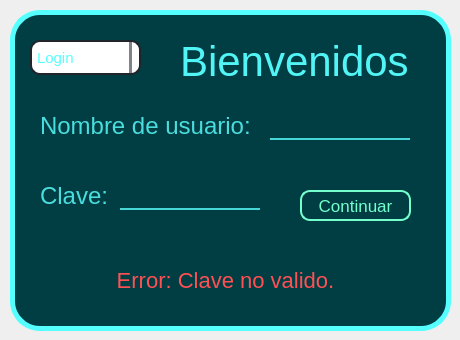
<?xml version="1.0" encoding="UTF-8"?>
<ui version="4.0">
 <class>Form</class>
 <widget class="QWidget" name="Form">
  <property name="geometry">
   <rect>
    <x>0</x>
    <y>0</y>
    <width>460</width>
    <height>340</height>
   </rect>
  </property>
  <property name="windowTitle">
   <string>Login</string>
  </property>
  <property name="styleSheet">
   <string notr="true">/* Fondo */

QFrame#fr_fondo {
	background: rgb(0, 62, 68);
	border: 5px solid rgb(85, 255, 255);
	border-radius: 30px;
}

/* Combobox */

QComboBox{
    font: 15px arial;
    color: #55ffff;
	background-color: rgba(27, 29, 35, .5);
	border-radius: 10px;
	border: 2px solid rgb(33, 37, 43);
	padding: 5px;
}
QComboBox:hover{
	border: 2px solid rgb(64, 71, 88);
}

QComboBox::drop-down {
	subcontrol-origin: padding;
	subcontrol-position: top right;
	width: 7px; 
	
    border-left-width: 3px;
	border-left-color: rgba(39, 44, 54, 150);
	border-left-style: solid;
	border-top-right-radius: 3px;
	border-bottom-right-radius: 3px;	

    background-position: center;
	background-repeat: no-reperat;
}

QComboBox QAbstractItemView {
	color: rgba(85, 255, 238, 0.8);	
	background-color: rgb(33, 37, 43);
	padding: 10px;
	selection-background-color: rgb(39, 44, 54);
}

/* Labels */

QLabel#lbl_bienvenida {
	font: 42px arial;
	color: rgb(82, 245, 245);
}

QLabel#lbl_usuario, QLabel#lbl_clave {
	font: 24px arial;
	color: rgb(74, 221, 221);
}

QLabel#lbl_alerta {
	font: 22px arial;
	color: rgb(255, 80, 83);
	border: 1px solid rgba(255, 255, 255, .15);
	border-radius: 20px;
/*rgb(0, 204, 0)*/
}

/* QLineEdit */

QLineEdit{
	background: transparent;
	border: none;
	border-bottom: 2px solid rgb(71, 213, 213);
	font-family: arial;
	font-size: 18px;
	color: rgb(107, 255, 211);
}

/* QPushButton */

QPushButton#btn_continuar {
	font: 17px arial;
	color: rgb(116, 255, 204);
	border: 2px solid rgb(116, 255, 204);
	border-radius: 10px;
}

QPushButton#btn_continuar:hover {
	background: rgb(116, 255, 204);
	color: rgb(0, 62, 68);
}

QPushButton#btn_continuar:pressed {
	padding-left: 10px;
}

/** Author: Francisco Velez */
</string>
  </property>
  <widget class="QFrame" name="fr_fondo">
   <property name="geometry">
    <rect>
     <x>10</x>
     <y>10</y>
     <width>441</width>
     <height>321</height>
    </rect>
   </property>
   <property name="frameShape">
    <enum>QFrame::StyledPanel</enum>
   </property>
   <property name="frameShadow">
    <enum>QFrame::Raised</enum>
   </property>
   <widget class="QComboBox" name="cb_menu">
    <property name="geometry">
     <rect>
      <x>20</x>
      <y>30</y>
      <width>111</width>
      <height>35</height>
     </rect>
    </property>
    <item>
     <property name="text">
      <string>Login</string>
     </property>
    </item>
    <item>
     <property name="text">
      <string>Crear Cuenta</string>
     </property>
    </item>
    <item>
     <property name="text">
      <string>Author</string>
     </property>
    </item>
    <item>
     <property name="text">
      <string>Salir</string>
     </property>
    </item>
   </widget>
   <widget class="QLabel" name="lbl_bienvenida">
    <property name="geometry">
     <rect>
      <x>170</x>
      <y>30</y>
      <width>231</width>
      <height>41</height>
     </rect>
    </property>
    <property name="text">
     <string>Bienvenidos</string>
    </property>
   </widget>
   <widget class="QLabel" name="lbl_usuario">
    <property name="geometry">
     <rect>
      <x>30</x>
      <y>100</y>
      <width>221</width>
      <height>31</height>
     </rect>
    </property>
    <property name="text">
     <string>Nombre de usuario: </string>
    </property>
   </widget>
   <widget class="QLabel" name="lbl_clave">
    <property name="geometry">
     <rect>
      <x>30</x>
      <y>170</y>
      <width>71</width>
      <height>31</height>
     </rect>
    </property>
    <property name="text">
     <string>Clave:</string>
    </property>
   </widget>
   <widget class="QLabel" name="lbl_alerta">
    <property name="geometry">
     <rect>
      <x>30</x>
      <y>250</y>
      <width>371</width>
      <height>41</height>
     </rect>
    </property>
    <property name="text">
     <string>Error: Clave no valido.</string>
    </property>
    <property name="alignment">
     <set>Qt::AlignCenter</set>
    </property>
   </widget>
   <widget class="QLineEdit" name="le_usuario">
    <property name="geometry">
     <rect>
      <x>260</x>
      <y>100</y>
      <width>140</width>
      <height>30</height>
     </rect>
    </property>
    <property name="maxLength">
     <number>15</number>
    </property>
    <property name="alignment">
     <set>Qt::AlignCenter</set>
    </property>
   </widget>
   <widget class="QLineEdit" name="le_clave">
    <property name="geometry">
     <rect>
      <x>110</x>
      <y>170</y>
      <width>140</width>
      <height>30</height>
     </rect>
    </property>
    <property name="maxLength">
     <number>13</number>
    </property>
    <property name="alignment">
     <set>Qt::AlignCenter</set>
    </property>
   </widget>
   <widget class="QPushButton" name="btn_continuar">
    <property name="geometry">
     <rect>
      <x>290</x>
      <y>180</y>
      <width>111</width>
      <height>31</height>
     </rect>
    </property>
    <property name="text">
     <string>Continuar</string>
    </property>
   </widget>
  </widget>
 </widget>
 <resources/>
 <connections/>
</ui>
